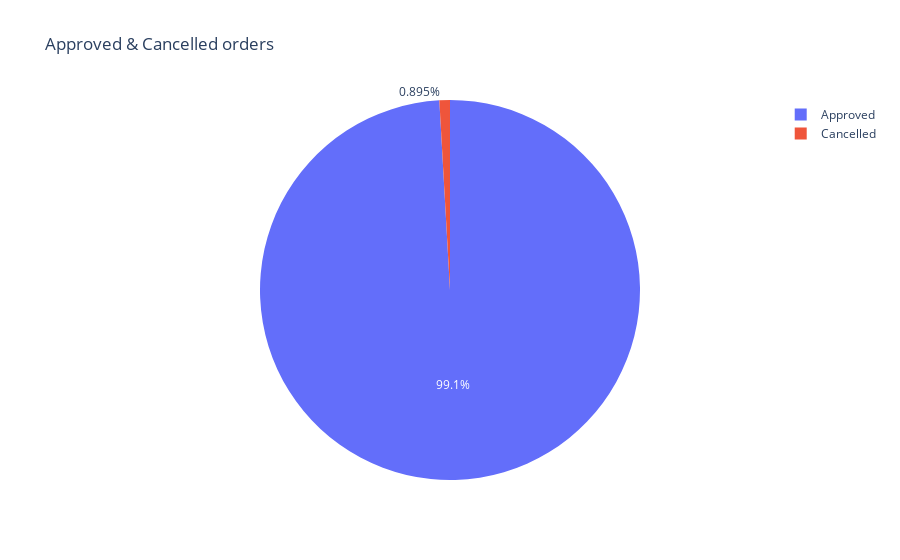

Notebook code cell kept with this figure:
### Code cell
fig = go.Figure()
# pink, purple
fig = go.Figure([go.Pie( labels = order_status.index, values = order_status.values )])
fig.update_layout(title = 'Approved & Cancelled orders')

fig.show()

### Figure 1 — Plotly figure (JSON) as saved in the notebook; plotly's stock layout.template omitted (floating-point values rounded to 4 significant figures)
{"data": [{"labels": ["Approved", "Cancelled"], "type": "pie", "values": [18834, 170]}], "layout": {"title": {"text": "Approved & Cancelled orders"}}}
